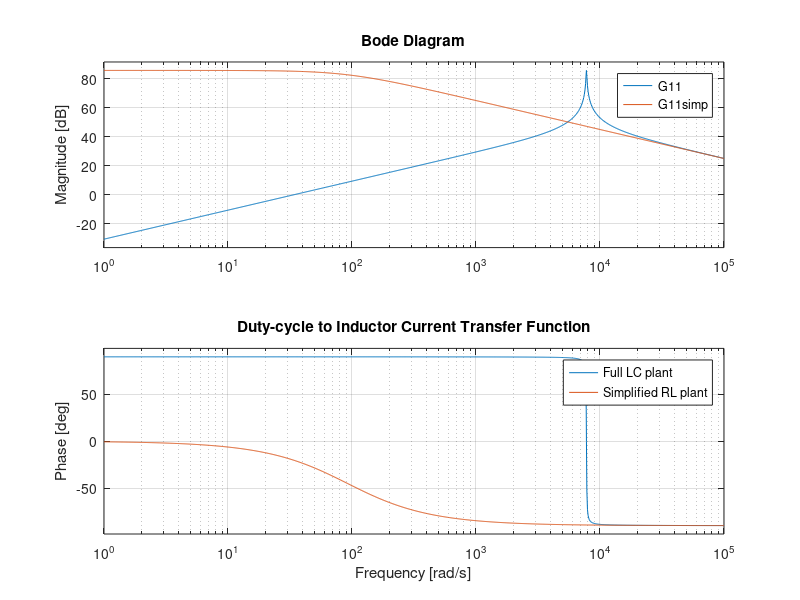

The MATLAB source for this figure: (Note: this script raises an error after producing the figure.)
%Crossover frequency at 7 kHz

%Parameters
L  = 0.4137e-3;
C  = 40e-6;
RL = 0.03799;
fs = 70e3;
Vb = 750;
D  = 0.5;

%% -------------------------------------------------
% Plant models
%% -------------------------------------------------
s = tf('s');

% Full LC plant (duty -> inductor current)
den = s^2 + (RL/L)*s + 1/(L*C);
G11 = (Vb/L)*s / den;

% Simplified RL plant
G11simp = Vb/(s*L + RL);

figure
bode(G11, G11simp)
grid on
legend('Full LC plant','Simplified RL plant','Location','best')
title('Duty-cycle to Inductor Current Transfer Function')

fc1 = 7000;        % 7 kHz
wc1 = 2*pi*fc1;

wi1 = wc1; 
Kp1 = wc1*L/(sqrt(2)*Vb); 
Ki1 = Kp1 * wi1;
fprintf('7 kHz controller:\n');
fprintf('  Kp1 = %.6g\n', Kp1);
fprintf('  Ki1 = %.6g\n', Ki1);
Gc1 = Kp1*(1 + wi1/s);

L1 = Gc1 * G11;
L1_simp = Gc1 * G11simp;

figure
margin(L1, L1_simp)
grid on
legend('Full LC plant', 'Simplified RL plant', 'Location','best')
title('Open-loop Bode with Margins, PI controller, f_c = 7 kHz')
